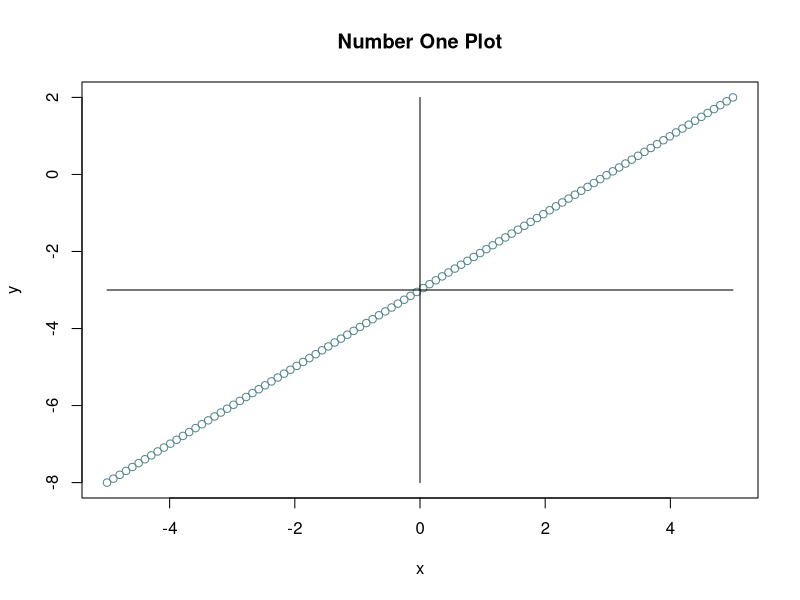

The R script that drew this image:
## ---- chunk 1
#### CODE FOR NUMBER ONE ####
m <- 1
x <- seq(from=-5,to=5,length.out=100)
b <- -3
y <- m * x + b
plot(x=x,y=y,type='b',xlab="x",ylab="y",lty=5,col='cadetblue4',main='Number One Plot')
lines(x=c(0,0),y=c(-8,2),lty=1)
lines(x=c(-5,5),y=c(-3,-3))
## ---- chunk 2
b0 <- -3
b1 <- 1
b2 <- 4
x1 <- 0
x2 <- 0
y <- b0 + b1 * x1 + b2 * x2
y
## ---- chunk 3
b0 <- -3
b1 <- 1
b2 <- 4
x1 <- 2
x2 <- 0
x2a <- 1
y <- b0 + b1 * x1 + b2 * x2
ya <- b0 + b1 * x1 + b2 * x2a
ya-y
## ---- chunk 4
b0 <- -2
b1 <- 3
xf <- 0
xm <- 1
ym <- b0 + b1 * xm
yf <- b0 + b1 * xf
ym-yf
